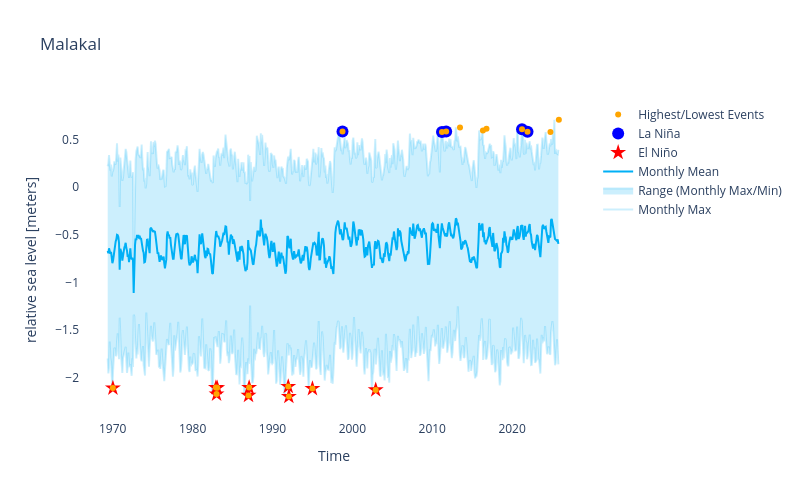

The code cell stored with this chart in its notebook:
### Markdown cell above
A note: the plotly plot will not render in the jupyter book build, because the original data to build it is stored elsewhere (not on github). If you are replicating this notebook, it should work fine for you. In the meantime, the pre-built html is available.

### Code cell
figly = make_plotly_figure_rankings(
        rsl_monthly_mean,
        rsl_monthly_max,
        rsl_monthly_min,
        top_10_table,
        rsl,
        uhslc_id,
        station_name
)

# change size of the plot
# figly.update_layout(autosize=True)
figly.update_layout(width=800, height=500,autosize=False)
# save the figure to the output folder
figname = 'SL_top_10_plot_' + station_name + '.html'

# remove commas from figname
figname = figname.replace(', ','_')


figly

### Figure 1 — Plotly figure (JSON) as saved in the notebook; plotly's stock layout.template omitted (floating-point values rounded to 4 significant figures; data arrays with more than 128 entries replaced by an {"elided": "..."} marker saying what was removed)
{"data": [{"line": {"color": "rgba(0,176,246,0.2)"}, "mode": "lines", "name": "Monthly Max", "type": "scatter", "x": {"elided": "685 str values"}, "y": {"elided": "678 float values"}}, {"fill": "tonexty", "fillcolor": "rgba(0,176,246,0.2)", "line": {"color": "rgba(0,176,246,0.2)"}, "mode": "lines", "name": "Range (Monthly Max/Min)", "type": "scatter", "x": {"elided": "685 str values"}, "y": {"elided": "678 float values"}}, {"line": {"color": "rgba(0,176,246,1)"}, "mode": "lines", "name": "Monthly Mean", "type": "scatter", "x": {"elided": "685 str values"}, "y": {"elided": "678 float values"}}, {"hoverinfo": "none", "marker": {"color": "red", "size": 12, "symbol": "star"}, "mode": "markers", "name": "El Niño", "type": "scatter", "x": ["1992-01-19T17:00:00", "1986-12-31T17:00:00", "1982-12-31T18:00:00", "2002-12-04T17:00:00", "1995-01-01T17:00:00", "1970-01-08T18:00:00", "1983-01-28T17:00:00", "1982-12-02T18:00:00", "1987-01-29T17:00:00", "1991-12-22T18:00:00"], "y": [-2.194, -2.183, -2.169, -2.125, -2.111, -2.106, -2.103, -2.101, -2.1, -2.09]}, {"hoverinfo": "none", "marker": {"color": "blue", "size": 12, "symbol": "circle"}, "mode": "markers", "name": "La Niña", "type": "scatter", "x": ["2021-03-29T11:00:00", "2011-09-29T11:00:00", "1998-10-07T11:00:00", "2021-12-05T10:00:00", "2011-03-21T23:00:00"], "y": [0.606, 0.582, 0.581, 0.58, 0.576]}, {"hovertemplate": "%{x}, %{y:.2f} m<extra></extra>", "marker": {"color": "orange", "size": 6, "symbol": "circle"}, "mode": "markers", "name": "Highest/Lowest Events", "type": "scatter", "x": ["2025-11-07T10:00:00", "2013-06-23T22:00:00", "2016-10-16T10:00:00", "2021-03-29T11:00:00", "2016-05-07T22:00:00", "2011-09-29T11:00:00", "1998-10-07T11:00:00", "2021-12-05T10:00:00", "2011-03-21T23:00:00", "2024-10-19T11:00:00", "1992-01-19T17:00:00", "1986-12-31T17:00:00", "1982-12-31T18:00:00", "2002-12-04T17:00:00", "1995-01-01T17:00:00", "1970-01-08T18:00:00", "1983-01-28T17:00:00", "1982-12-02T18:00:00", "1987-01-29T17:00:00", "1991-12-22T18:00:00"], "y": [0.705, 0.625, 0.61, 0.606, 0.593, 0.582, 0.581, 0.58, 0.576, 0.576, -2.194, -2.183, -2.169, -2.125, -2.111, -2.106, -2.103, -2.101, -2.1, -2.09]}], "layout": {"autosize": false, "height": 500, "plot_bgcolor": "white", "showlegend": true, "title": {"text": "Malakal"}, "width": 800, "xaxis": {"title": {"text": "Time"}}, "yaxis": {"title": {"text": "relative sea level [meters]"}}}}
